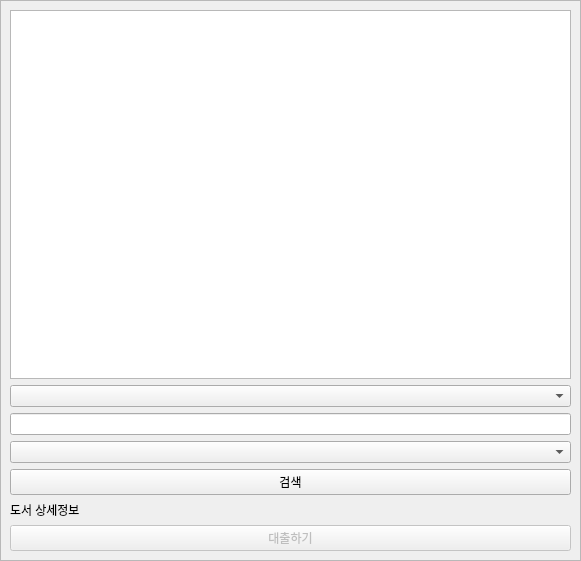
<?xml version="1.0" encoding="UTF-8"?>
<ui version="4.0">
 <class>Form</class>
 <widget class="QWidget" name="Form">
  <property name="geometry">
   <rect>
    <x>0</x>
    <y>0</y>
    <width>581</width>
    <height>561</height>
   </rect>
  </property>
  <property name="windowTitle">
   <string>Form</string>
  </property>
  <widget class="QFrame" name="frame">
   <property name="geometry">
    <rect>
     <x>0</x>
     <y>0</y>
     <width>581</width>
     <height>561</height>
    </rect>
   </property>
   <property name="frameShape">
    <enum>QFrame::StyledPanel</enum>
   </property>
   <property name="frameShadow">
    <enum>QFrame::Raised</enum>
   </property>
   <layout class="QVBoxLayout" name="verticalLayout">
    <item>
     <widget class="QListWidget" name="listWidgetBooks"/>
    </item>
    <item>
     <widget class="QComboBox" name="comboBoxDetails"/>
    </item>
    <item>
     <widget class="QLineEdit" name="lineEditSearch"/>
    </item>
    <item>
     <widget class="QComboBox" name="comboBoxCategory"/>
    </item>
    <item>
     <widget class="QPushButton" name="pushButtonSearch">
      <property name="text">
       <string>검색</string>
      </property>
     </widget>
    </item>
    <item>
     <widget class="QLabel" name="labelDetailInfo">
      <property name="text">
       <string>도서 상세정보</string>
      </property>
      <property name="wordWrap">
       <bool>true</bool>
      </property>
     </widget>
    </item>
    <item>
     <widget class="QPushButton" name="pushButtonLoan">
      <property name="enabled">
       <bool>false</bool>
      </property>
      <property name="text">
       <string>대출하기</string>
      </property>
     </widget>
    </item>
   </layout>
  </widget>
 </widget>
 <resources/>
 <connections/>
</ui>
